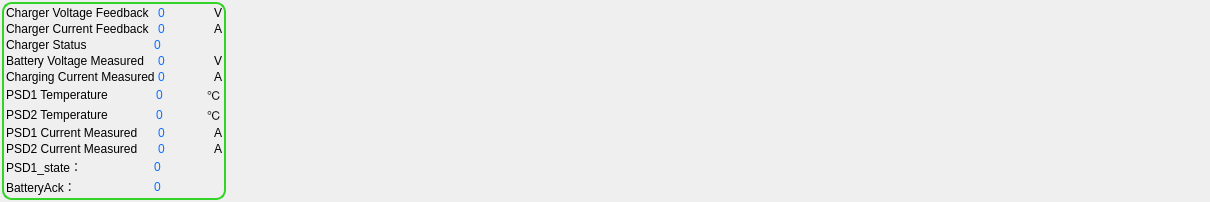
             <widget class="QWidget" name="widget_4" native="true">
              <layout class="QHBoxLayout" name="horizontalLayout_27">
               <property name="spacing">
                <number>2</number>
               </property>
               <property name="leftMargin">
                <number>2</number>
               </property>
               <property name="topMargin">
                <number>2</number>
               </property>
               <property name="rightMargin">
                <number>2</number>
               </property>
               <property name="bottomMargin">
                <number>2</number>
               </property>
               <item>
                <widget class="QFrame" name="frame_2">
                 <property name="styleSheet">
                  <string notr="true">QFrame#frame_2
{
border-radius:10px;
border:2px solid rgb(51, 211, 39)
} </string>
                 </property>
                 <property name="frameShape">
                  <enum>QFrame::StyledPanel</enum>
                 </property>
                 <property name="frameShadow">
                  <enum>QFrame::Raised</enum>
                 </property>
                 <layout class="QVBoxLayout" name="verticalLayout">
                  <property name="spacing">
                   <number>2</number>
                  </property>
                  <property name="leftMargin">
                   <number>2</number>
                  </property>
                  <property name="topMargin">
                   <number>2</number>
                  </property>
                  <property name="rightMargin">
                   <number>2</number>
                  </property>
                  <property name="bottomMargin">
                   <number>2</number>
                  </property>
                  <item>
                   <layout class="QHBoxLayout" name="horizontalLayout_3">
                    <item>
                     <widget class="QLabel" name="label_15">
                      <property name="text">
                       <string>Charger Voltage Feedback  </string>
                      </property>
                     </widget>
                    </item>
                    <item>
                     <widget class="QLabel" name="label_CVF">
                      <property name="minimumSize">
                       <size>
                        <width>54</width>
                        <height>0</height>
                       </size>
                      </property>
                      <property name="maximumSize">
                       <size>
                        <width>54</width>
                        <height>16777215</height>
                       </size>
                      </property>
                      <property name="styleSheet">
                       <string notr="true">color: rgb(14, 110, 255);</string>
                      </property>
                      <property name="text">
                       <string>0</string>
                      </property>
                     </widget>
                    </item>
                    <item>
                     <widget class="QLabel" name="label_20">
                      <property name="sizePolicy">
                       <sizepolicy hsizetype="Fixed" vsizetype="Preferred">
                        <horstretch>0</horstretch>
                        <verstretch>0</verstretch>
                       </sizepolicy>
                      </property>
                      <property name="text">
                       <string>V</string>
                      </property>
                     </widget>
                    </item>
                   </layout>
                  </item>
                  <item>
                   <layout class="QHBoxLayout" name="horizontalLayout_17">
                    <item>
                     <widget class="QLabel" name="label_23">
                      <property name="sizePolicy">
                       <sizepolicy hsizetype="Preferred" vsizetype="Preferred">
                        <horstretch>0</horstretch>
                        <verstretch>0</verstretch>
                       </sizepolicy>
                      </property>
                      <property name="text">
                       <string>Charger Current Feedback</string>
                      </property>
                     </widget>
                    </item>
                    <item>
                     <widget class="QLabel" name="label_CCF">
                      <property name="minimumSize">
                       <size>
                        <width>54</width>
                        <height>0</height>
                       </size>
                      </property>
                      <property name="maximumSize">
                       <size>
                        <width>54</width>
                        <height>16777215</height>
                       </size>
                      </property>
                      <property name="styleSheet">
                       <string notr="true">color: rgb(14, 110, 255);</string>
                      </property>
                      <property name="text">
                       <string>0</string>
                      </property>
                     </widget>
                    </item>
                    <item>
                     <widget class="QLabel" name="label_25">
                      <property name="sizePolicy">
                       <sizepolicy hsizetype="Fixed" vsizetype="Preferred">
                        <horstretch>0</horstretch>
                        <verstretch>0</verstretch>
                       </sizepolicy>
                      </property>
                      <property name="text">
                       <string>A</string>
                      </property>
                     </widget>
                    </item>
                   </layout>
                  </item>
                  <item>
                   <layout class="QHBoxLayout" name="horizontalLayout_18">
                    <item>
                     <widget class="QLabel" name="label_26">
                      <property name="text">
                       <string>Charger Status           </string>
                      </property>
                     </widget>
                    </item>
                    <item>
                     <widget class="QLabel" name="label_ChargerStatus">
                      <property name="minimumSize">
                       <size>
                        <width>54</width>
                        <height>0</height>
                       </size>
                      </property>
                      <property name="maximumSize">
                       <size>
                        <width>54</width>
                        <height>16777215</height>
                       </size>
                      </property>
                      <property name="styleSheet">
                       <string notr="true">color: rgb(14, 110, 255);</string>
                      </property>
                      <property name="text">
                       <string>0</string>
                      </property>
                     </widget>
                    </item>
                    <item>
                     <widget class="QLabel" name="label_16">
                      <property name="sizePolicy">
                       <sizepolicy hsizetype="Fixed" vsizetype="Preferred">
                        <horstretch>0</horstretch>
                        <verstretch>0</verstretch>
                       </sizepolicy>
                      </property>
                      <property name="minimumSize">
                       <size>
                        <width>12</width>
                        <height>0</height>
                       </size>
                      </property>
                      <property name="maximumSize">
                       <size>
                        <width>12</width>
                        <height>16777215</height>
                       </size>
                      </property>
                      <property name="text">
                       <string/>
                      </property>
                     </widget>
                    </item>
                   </layout>
                  </item>
                  <item>
                   <layout class="QHBoxLayout" name="horizontalLayout_19">
                    <item>
                     <widget class="QLabel" name="label_28">
                      <property name="text">
                       <string>Battery Voltage Measured </string>
                      </property>
                     </widget>
                    </item>
                    <item>
                     <widget class="QLabel" name="label_BVM">
                      <property name="minimumSize">
                       <size>
                        <width>54</width>
                        <height>0</height>
                       </size>
                      </property>
                      <property name="maximumSize">
                       <size>
                        <width>54</width>
                        <height>16777215</height>
                       </size>
                      </property>
                      <property name="styleSheet">
                       <string notr="true">color: rgb(14, 110, 255);</string>
                      </property>
                      <property name="text">
                       <string>0</string>
                      </property>
                     </widget>
                    </item>
                    <item>
                     <widget class="QLabel" name="label_30">
                      <property name="sizePolicy">
                       <sizepolicy hsizetype="Fixed" vsizetype="Preferred">
                        <horstretch>0</horstretch>
                        <verstretch>0</verstretch>
                       </sizepolicy>
                      </property>
                      <property name="text">
                       <string>V</string>
                      </property>
                     </widget>
                    </item>
                   </layout>
                  </item>
                  <item>
                   <layout class="QHBoxLayout" name="horizontalLayout_20">
                    <item>
                     <widget class="QLabel" name="label_31">
                      <property name="text">
                       <string>Charging Current Measured</string>
                      </property>
                     </widget>
                    </item>
                    <item>
                     <widget class="QLabel" name="label_CCM">
                      <property name="minimumSize">
                       <size>
                        <width>54</width>
                        <height>0</height>
                       </size>
                      </property>
                      <property name="maximumSize">
                       <size>
                        <width>54</width>
                        <height>16777215</height>
                       </size>
                      </property>
                      <property name="styleSheet">
                       <string notr="true">color: rgb(14, 110, 255);</string>
                      </property>
                      <property name="text">
                       <string>0</string>
                      </property>
                     </widget>
                    </item>
                    <item>
                     <widget class="QLabel" name="label_33">
                      <property name="sizePolicy">
                       <sizepolicy hsizetype="Fixed" vsizetype="Preferred">
                        <horstretch>0</horstretch>
                        <verstretch>0</verstretch>
                       </sizepolicy>
                      </property>
                      <property name="text">
                       <string>A</string>
                      </property>
                     </widget>
                    </item>
                   </layout>
                  </item>
                  <item>
                   <layout class="QHBoxLayout" name="horizontalLayout_22">
                    <item>
                     <widget class="QLabel" name="label_34">
                      <property name="text">
                       <string>PSD1 Temperature         </string>
                      </property>
                     </widget>
                    </item>
                    <item>
                     <widget class="QLabel" name="label_PSD1Temperature">
                      <property name="minimumSize">
                       <size>
                        <width>49</width>
                        <height>0</height>
                       </size>
                      </property>
                      <property name="maximumSize">
                       <size>
                        <width>49</width>
                        <height>16777215</height>
                       </size>
                      </property>
                      <property name="styleSheet">
                       <string notr="true">color: rgb(14, 110, 255);</string>
                      </property>
                      <property name="text">
                       <string>0</string>
                      </property>
                     </widget>
                    </item>
                    <item>
                     <widget class="QLabel" name="label_36">
                      <property name="sizePolicy">
                       <sizepolicy hsizetype="Fixed" vsizetype="Preferred">
                        <horstretch>0</horstretch>
                        <verstretch>0</verstretch>
                       </sizepolicy>
                      </property>
                      <property name="text">
                       <string>℃</string>
                      </property>
                     </widget>
                    </item>
                   </layout>
                  </item>
                  <item>
                   <layout class="QHBoxLayout" name="horizontalLayout_23">
                    <item>
                     <widget class="QLabel" name="label_37">
                      <property name="text">
                       <string>PSD2 Temperature         </string>
                      </property>
                     </widget>
                    </item>
                    <item>
                     <widget class="QLabel" name="label_PSD2Temperature">
                      <property name="minimumSize">
                       <size>
                        <width>49</width>
                        <height>0</height>
                       </size>
                      </property>
                      <property name="maximumSize">
                       <size>
                        <width>49</width>
                        <height>16777215</height>
                       </size>
                      </property>
                      <property name="styleSheet">
                       <string notr="true">color: rgb(14, 110, 255);</string>
                      </property>
                      <property name="text">
                       <string>0</string>
                      </property>
                     </widget>
                    </item>
                    <item>
                     <widget class="QLabel" name="label_39">
                      <property name="sizePolicy">
                       <sizepolicy hsizetype="Fixed" vsizetype="Preferred">
                        <horstretch>0</horstretch>
                        <verstretch>0</verstretch>
                       </sizepolicy>
                      </property>
                      <property name="text">
                       <string>℃</string>
                      </property>
                     </widget>
                    </item>
                   </layout>
                  </item>
                  <item>
                   <layout class="QHBoxLayout" name="horizontalLayout_24">
                    <item>
                     <widget class="QLabel" name="label_40">
                      <property name="text">
                       <string>PSD1 Current Measured    </string>
                      </property>
                     </widget>
                    </item>
                    <item>
                     <widget class="QLabel" name="label_PCM_1">
                      <property name="minimumSize">
                       <size>
                        <width>54</width>
                        <height>0</height>
                       </size>
                      </property>
                      <property name="maximumSize">
                       <size>
                        <width>54</width>
                        <height>16777215</height>
                       </size>
                      </property>
                      <property name="styleSheet">
                       <string notr="true">color: rgb(14, 110, 255);</string>
                      </property>
                      <property name="text">
                       <string>0</string>
                      </property>
                     </widget>
                    </item>
                    <item>
                     <widget class="QLabel" name="label_42">
                      <property name="sizePolicy">
                       <sizepolicy hsizetype="Fixed" vsizetype="Preferred">
                        <horstretch>0</horstretch>
                        <verstretch>0</verstretch>
                       </sizepolicy>
                      </property>
                      <property name="text">
                       <string>A</string>
                      </property>
                     </widget>
                    </item>
                   </layout>
                  </item>
                  <item>
                   <layout class="QHBoxLayout" name="horizontalLayout_25">
                    <item>
                     <widget class="QLabel" name="label_43">
                      <property name="text">
                       <string>PSD2 Current Measured    </string>
                      </property>
                     </widget>
                    </item>
                    <item>
                     <widget class="QLabel" name="label_PCM2">
                      <property name="minimumSize">
                       <size>
                        <width>54</width>
                        <height>0</height>
                       </size>
                      </property>
                      <property name="maximumSize">
                       <size>
                        <width>54</width>
                        <height>16777215</height>
                       </size>
                      </property>
                      <property name="styleSheet">
                       <string notr="true">color: rgb(14, 110, 255);</string>
                      </property>
                      <property name="text">
                       <string>0</string>
                      </property>
                     </widget>
                    </item>
                    <item>
                     <widget class="QLabel" name="label_45">
                      <property name="sizePolicy">
                       <sizepolicy hsizetype="Fixed" vsizetype="Preferred">
                        <horstretch>0</horstretch>
                        <verstretch>0</verstretch>
                       </sizepolicy>
                      </property>
                      <property name="text">
                       <string>A</string>
                      </property>
                     </widget>
                    </item>
                   </layout>
                  </item>
                  <item>
                   <layout class="QHBoxLayout" name="horizontalLayout_30">
                    <item>
                     <widget class="QLabel" name="label_46">
                      <property name="text">
                       <string>PSD1_state：</string>
                      </property>
                     </widget>
                    </item>
                    <item>
                     <widget class="QLabel" name="PSD1_State">
                      <property name="minimumSize">
                       <size>
                        <width>54</width>
                        <height>0</height>
                       </size>
                      </property>
                      <property name="maximumSize">
                       <size>
                        <width>54</width>
                        <height>16777215</height>
                       </size>
                      </property>
                      <property name="styleSheet">
                       <string notr="true">color: rgb(14, 110, 255);</string>
                      </property>
                      <property name="text">
                       <string>0</string>
                      </property>
                     </widget>
                    </item>
                    <item>
                     <widget class="QLabel" name="label_47">
                      <property name="sizePolicy">
                       <sizepolicy hsizetype="Fixed" vsizetype="Preferred">
                        <horstretch>0</horstretch>
                        <verstretch>0</verstretch>
                       </sizepolicy>
                      </property>
                      <property name="minimumSize">
                       <size>
                        <width>12</width>
                        <height>0</height>
                       </size>
                      </property>
                      <property name="maximumSize">
                       <size>
                        <width>12</width>
                        <height>16777215</height>
                       </size>
                      </property>
                      <property name="text">
                       <string/>
                      </property>
                     </widget>
                    </item>
                   </layout>
                  </item>
                  <item>
                   <layout class="QHBoxLayout" name="horizontalLayout_29">
                    <item>
                     <widget class="QLabel" name="label_41">
                      <property name="text">
                       <string>BatteryAck：</string>
                      </property>
                     </widget>
                    </item>
                    <item>
                     <widget class="QLabel" name="BatteryAck">
                      <property name="minimumSize">
                       <size>
                        <width>54</width>
                        <height>0</height>
                       </size>
                      </property>
                      <property name="maximumSize">
                       <size>
                        <width>54</width>
                        <height>16777215</height>
                       </size>
                      </property>
                      <property name="styleSheet">
                       <string notr="true">color: rgb(14, 110, 255);</string>
                      </property>
                      <property name="text">
                       <string>0</string>
                      </property>
                     </widget>
                    </item>
                    <item>
                     <widget class="QLabel" name="label_44">
                      <property name="sizePolicy">
                       <sizepolicy hsizetype="Fixed" vsizetype="Preferred">
                        <horstretch>0</horstretch>
                        <verstretch>0</verstretch>
                       </sizepolicy>
                      </property>
                      <property name="minimumSize">
                       <size>
                        <width>12</width>
                        <height>0</height>
                       </size>
                      </property>
                      <property name="maximumSize">
                       <size>
                        <width>12</width>
                        <height>16777215</height>
                       </size>
                      </property>
                      <property name="text">
                       <string/>
                      </property>
                     </widget>
                    </item>
                   </layout>
                  </item>
                 </layout>
                </widget>
               </item>
               <item>
                <spacer name="horizontalSpacer_11">
                 <property name="orientation">
                  <enum>Qt::Horizontal</enum>
                 </property>
                 <property name="sizeHint" stdset="0">
                  <size>
                   <width>982</width>
                   <height>20</height>
                  </size>
                 </property>
                </spacer>
               </item>
              </layout>
             </widget>
